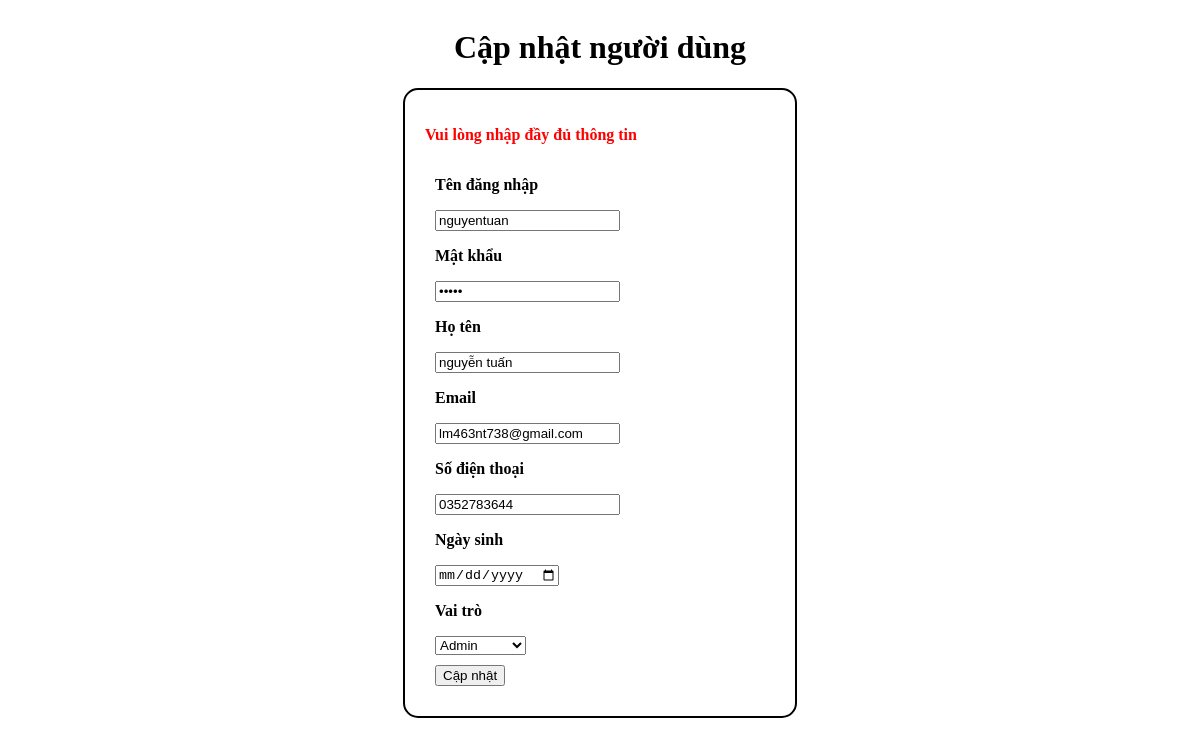
The app's page /buoi2/nguoidung/capnhatnguoidung.php?id=3 with its own data.
### tables this page shows
CREATE TABLE IF not EXISTS nguoi_dung(
    id INT AUTO_INCREMENT PRIMARY KEY,
    ten_dang_nhap VARCHAR(50),
    mat_khau VARCHAR(50),
    ho_ten VARCHAR(50),
    email VARCHAR(50),
    sdt VARCHAR(10),
    ten_vai_tro INT ,
    ngay_sinh DATETIME,
    FOREIGN KEY (ten_vai_tro) REFERENCES vai_tro(id)
);

### buoi2/nguoidung/capnhatnguoidung.php (the view, shortened to what this page needs)
<!DOCTYPE html>
<html lang="en">
<head>
</head>
<body>
    <?php
        include ('connect.php');
        $id = $_GET['id'];
        $sql = "SELECT * FROM nguoi_dung WHERE id = '$id'";
        $result = mysqli_query($conn, $sql);
        $nguoiDung = mysqli_fetch_assoc($result);
    ?>
    <main>
        <h1>Cập nhật người dùng</h1>
        <div class="container">
            <?php
                if(!empty($_POST['ten-dang-nhap']) &&
                    !empty($_POST['password']) &&
                    !empty($_POST['ho-ten']) &&
                    !empty($_POST['email']) &&
                    !empty($_POST['sdt']) &&
                    !empty($_POST['ngay-sinh']) &&
                    !empty($_POST['vai-tro'])){
                    $tenDangNhap = $_POST['ten-dang-nhap'];
                    $matKhau = $_POST['password'];
                    $hoTen = $_POST['ho-ten'];
                    $email = $_POST['email'];
                    $sdt = $_POST['sdt'];
                    $ngaySinh = $_POST['ngay-sinh'];
                    $vaiTro = $_POST['vai-tro'];
                    $sql = "UPDATE `nguoi_dung` SET `ten_dang_nhap`='$tenDangNhap',`mat_khau`='$matKhau',`ho_ten`='$hoTen',`email`='$email',`sdt`='$sdt',`vai_tro_id`='$vaiTro',`ngay_sinh`='$ngaySinh' WHERE `id`='$id'";
                    mysqli_query($conn, $sql);
                    header('location: index.php?page_layout=nguoidung');
                }
                else{
                    echo "<p class='warning'>Vui lòng nhập đầy đủ thông tin</p>";
                }
            ?>
            <form action="index.php?page_layout=capnhatnguoidung&id=<?php echo $id ?>" method="post">
                <div class="box">
                    <p>Tên đăng nhập</p>
                    <input type="text" name="ten-dang-nhap" placeholder="Tên đăng nhập" value="<?php echo $nguoiDung['ten_dang_nhap'] ?>">
                </div>
                <div class="box">
                    <p>Mật khẩu</p>
                    <input type="password" name="password" placeholder="Mật khẩu" value="<?php echo $nguoiDung['mat_khau'] ?>">
                </div>
                <div class="box">
                    <p>Họ tên</p>
                    <input type="text" name="ho-ten" placeholder="Họ tên" value="<?php echo $nguoiDung['ho_ten'] ?>">
                </div>
                <div class="box">
                    <p>Email</p>
                    <input type="email" name="email" placeholder="Email" value="<?php echo $nguoiDung['email'] ?>">
                </div>
                <div class="box">
                    <p>Số điện thoại</p>
                    <input type="text" name="sdt" placeholder="Số điện thoại" value="<?php echo $nguoiDung['sdt'] ?>">
                </div>
                <div class="box">
                    <p>Ngày sinh</p>
                    <input type="date" name="ngay-sinh" placeholder="Ngày sinh" value="<?php echo $nguoiDung['ngay_sinh'] ?>">
                </div>
                <div class="box">
                    <p>Vai trò</p>
                    <select name="vai-tro" id="">
                        <option value="1" <?php echo $nguoiDung['ten_vai_tro'] == 1 ? "selected" : "" ?> >Admin</option>
                    </select>
                </div>
                <div class="box">
                    <input type="submit" value="Cập nhật">
                </div>
            </form>
        </div>
    </main>
</body>
</html>

### buoi2/nguoidung/capnhatnguoidung.php (style rules this page uses)
p { font-weight: bold; }
h1 { text-align: center; }
.container { border: 2px solid black; display: flex; justify-content: center; width: 350px; border-radius: 15px; padding: 20px; flex-direction: column; }
.box { margin: 10px; }
main { width: 100%; display: flex; flex-direction: column; align-items: center; }
.warning { color: red }

### records on screen
nguoi_dung: ten-dang-nhap "nguyentuan", ho-ten "nguyễn tuấn", email "lm463nt738@gmail.com", sdt "0352783644", vai-tro "Admin"
